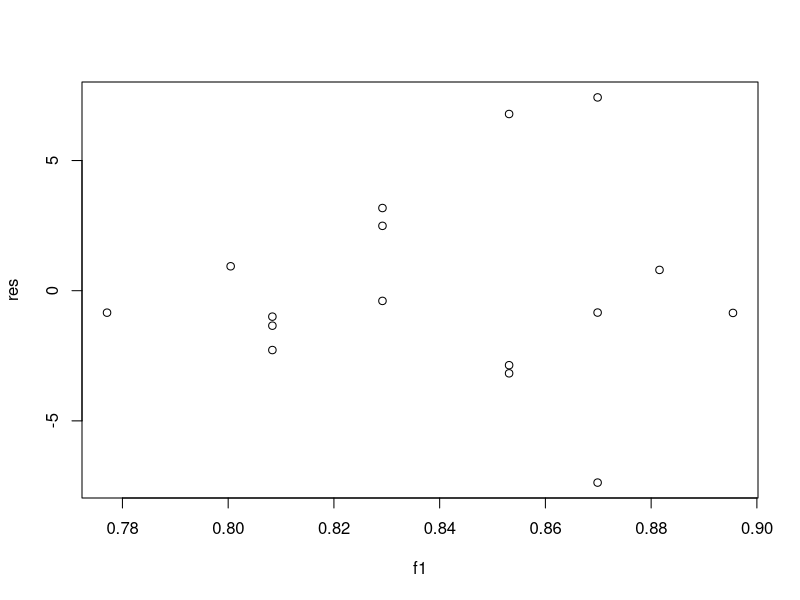

Write the R code that produced this figure. (Note: this script raises an error after producing the figure.)
##Load Package and Data##
library(dplyr)                          
library(openxlsx)                      
library(nnet) 
library(readxl)
library(emmeans)
library(ggplot2)

##Theme##
library(gridExtra)
theme_black <- function(base_size = 12, base_family = "") {
  
  theme_grey(base_size = base_size, base_family = base_family) %+replace%
    
    theme(
      line= element_line(color="white"),
      # Specify axis options
      axis.line = element_blank(),  
      axis.text.x = element_text(size = base_size*0.8, color = "white", lineheight = 0.9),  
      axis.text.y = element_text(size = base_size*0.8, color = "white", lineheight = 0.9),  
      axis.ticks = element_line(color = "white", size  =  0.2),  
      axis.title.x = element_text(size = base_size, color = "white", margin = margin(0, 10, 0, 0)),  
      axis.title.y = element_text(size = base_size, color = "white", angle = 90, margin = margin(0, 10, 0, 0)),  
      axis.ticks.length = unit(0.3, "lines"),   
      # Specify legend options
      legend.background = element_rect(color = NA, fill = "black"),  
      legend.key = element_rect(color = "white",  fill = "black"),  
      legend.key.size = unit(1.2, "lines"),  
      legend.key.height = NULL,  
      legend.key.width = NULL,      
      legend.text = element_text(size = base_size*0.8, color = "white"), 
      legend.axis.line = element_line(color="white"),
      legend.title = element_text(size = base_size*0.8, face = "bold", hjust = 0, color = "white"),  
      legend.position = "right",  
      legend.text.align = NULL,  
      legend.title.align = NULL,  
      legend.direction = "vertical",  
      legend.box = NULL, 
      # Specify panel options
      panel.background = element_rect(fill = "black", color  =  NA),  
      panel.border = element_rect(fill = NA, color = "white"),  
      panel.grid.major = element_line(color = "grey35"),  
      panel.grid.minor = element_line(color = "grey20"),  
      panel.margin = unit(0.5, "lines"),   
      # Specify facetting options
      strip.background = element_rect(fill = "grey30", color = "grey10"),  
      strip.text.x = element_text(size = base_size*0.8, color = "white"),  
      strip.text.y = element_text(size = base_size*0.8, color = "white",angle = -90),  
      # Specify plot options
      plot.background = element_rect(color = "black", fill = "black"),  
      plot.title = element_text(size = base_size*1.2, color = "white"),  
      plot.margin = unit(rep(1, 4), "lines")
    )
}

##Data##
Conv_Data<-read_excel("Proj_data.xlsx", sheet = "Sheet1")
##Convert Data Format##
Conv_Data_R<- Conv_Data %>%
  mutate(
    Ex_G = round(Ex_G, digits=0),
    F_P = round(F_P, digits=0),
    total = Ex_G+F_P
  )
Conv_Data_R <- subset(Conv_Data_R, select=-c(Total, Percentage))

Conv_Data_F<- Conv_Data_R %>%
  mutate(
    Year = factor(Year),
    Period = factor(Period, levels =c("Pre","Post")),
    Gender = factor(Gender, levels = c("Women", "Men")),
    Group = factor(Group, levels = c("Canadian", "Indigenous"))
  )
Data<- Conv_Data_F
##Logistic Model and Comparison##
glm1 <- glm(cbind(Ex_G, F_P) ~ Gender + Group + Period, data = Conv_Data_F, family = binomial)
summary(glm1)
glm2 <- glm(cbind(Ex_G, F_P) ~ Gender + Group * Period, data = Conv_Data_F, family = binomial)
summary(glm2)
glm3 <-glm(cbind(Ex_G, F_P) ~ Gender * Group * Period, data = Conv_Data_F, family = binomial)
summary(glm3)
anova(glm1, glm2, test="Chisq")
##Residual plot##
f1 <- fitted(glm2)
res<-residuals(glm2, "pearson")
Res<-data.frame(f1,res)
plot(f1,res)
ggplot(data=Res, aes(x=f1, y=res)) +
  labs(title="Pearson Residual vs Fitted of full data",
       x="Predicted Values", y="Residual Values") +
  geom_point(data=df,aes(x=x, y=y), color="white") +
  geom_path(data=df, aes(x=x, y=y), color="#00FF0066", size=2)+
  geom_point(color="black", aes(x=f1, y=res))+
  geom_line(y=0, col="red", aes(x=f1, y=res))
##Model fit##
pchisq(185.9, 8, lower.tail = F)
185.9/8
##Poisson Rate model and comparison##
glm_p1<- glm(Ex_G ~ offset(log(total)) + Gender + Group * Period, data = Conv_Data_F, family = poisson)
summary(glm_p1)
glm_p2<- glm(Ex_G ~ offset(log(total)) + Gender * Group * Period, data = Conv_Data_F, family = poisson)
summary(glm_p2)
anova(glm_p1, glm_p2, test="Chisq")
##Poisson residual plot##
f2 <- fitted(glm_p1)
res2<-residuals(glm_p1, "pearson")
Res2<-data.frame(f2,res2)
plot(f2,res)
ggplot(data=Res2, aes(x=f2, y=res2)) +
  labs(title="Pearson Residual vs Fitted of Poisson model",
       x="Predicted Values", y="Residual Values") +
  geom_point(color="black", aes(x=f2, y=res2))+
  geom_line(y=0, col="red", aes(x=f2, y=res2))
##Model fit##
pchisq(30.813,11, lower.tail=F)
30.813/11
##negative binomial and Comparison##
library(MASS)
nb_glm1 <- glm.nb(Ex_G ~ offset(log(total)) + Gender + Group * Period, 
                  control=glm.control(maxit=1000), data = Conv_Data_F)
summary(nb_glm1)
nb_glm2 <- glm.nb(Ex_G ~ offset(log(total)) + Gender * Group * Period, 
                  control=glm.control(maxit=1000), data = Conv_Data_F)
summary(nb_glm2)
anova(nb_glm1, nb_glm2, test="Chisq")
##negative binomial residual plot##
f3 <- fitted(nb_glm1)
res3<-residuals(nb_glm1, "pearson")
Res3<-data.frame(f3,res3)
plot(f3,res3)
ggplot(data=Res3, aes(x=f3, y=res3)) +
  labs(title="Pearson Residual vs Fitted of Negative Binomial model",
       x="Predicted Values", y="Residual Values") +
  geom_point(color="black", aes(x=f3, y=res3))+
  geom_line(y=0, col="red", aes(x=f3, y=res3))
##Model fit##
pchisq(15.149, 11, lower.tail=F)
15.149/11
##EMM and plots##
emm_nb1<- emmeans(nb_glm1, ~Gender + Period + Group)
summary(nb_glm1)
emmnb1_D<- data.frame(emm_nb1)
emm_nb2<- emmeans(nb_glm1, ~ Period + Group)
plot(emm_nb2, xlab= "Estimated Marginal Mean",ylab="Category", type="response")
emmnb1_D<-data.frame(emmnb1_D[1:4])
emmnb1_D <-emmnb1_D %>%
  mutate(Period = factor(Period, levels =c("Pre","Post")),
         Gender = factor(Gender, levels = c("Women", "Men")),
         Group = factor(Group, levels = c("Canadian", "Indigenous"))
  )
emmnb1_D <-emmnb1_D %>%
  group_by(Gender, Group)
ggplot(data=emmnb1_D, aes(color=interaction(Gender, Group), x=Period, y=emmean)) +
  labs(title="COVID-19 impact on Perceived Health",
       x="Period", y="Estimated Marginal Mean", color="Gender.Group") +
  geom_point() +
  geom_line(data=subset(emmnb1_D, Group=="Canadian"),aes(group=Gender)) +
  geom_line(data=subset(emmnb1_D, Group=="Indigenous"),aes(group=Gender)) 
